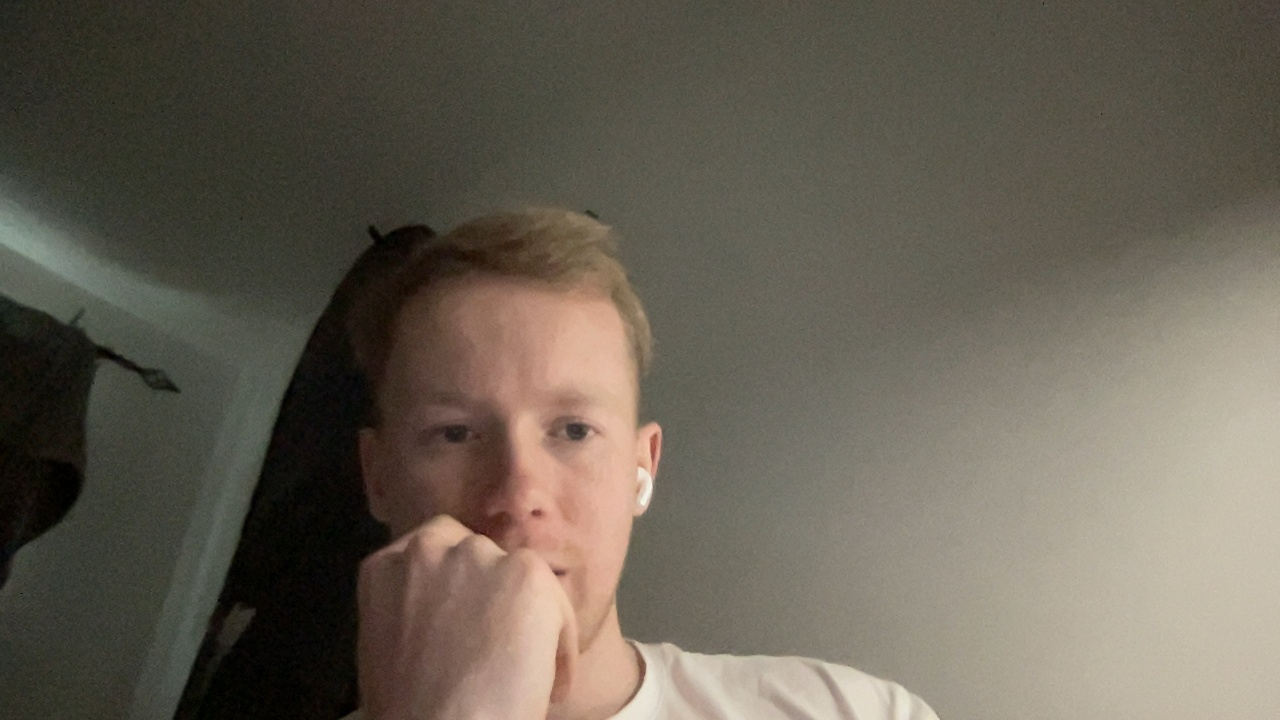
#> input picture image.jpg, 1280 x 720 px, given in place of the camera
$ python 'Combination File.py'
#> lines starting #> are read from the running program, lines starting #| are printed output that depends on the picture; after the words box and inside, x2 and y2 are one past the last pixel; in counts of white or black regions, pixels touching at a corner belong together
"""
This is the combination file for the steps from taking the photo, into greyscale, gamma transform, then homogrophy transform to then be ready for edge detection
"""

import numpy as np
import cv2
from matplotlib import pyplot as plt

"""
Defining the functions used within this code.
"""


def take_photo(takePhoto, viewImage, device=0):
    """
    This function will check the paired camera is functioning correctly then take a photo.

    Parameters
    -------------------
    takePhoto: set to True to take the photo, false to not
    viewImage: set to True to view the photo, set to False to save the image but not view it
    device: the number representing the camera device you want to use (the default is 0)
    """
#> called with takePhoto = True, viewImage = True, device = 0
    if takePhoto == True:
        cap = cv2.VideoCapture(device)  # opens the device to capture the video
        if cap is None or not cap.isOpened():
            # checks if the device was accessed correctly
            print('Warning: unable to open video source: ', device)

        ret, frame = cap.read()  # takes a photo
#> frame is the input picture: shape (720, 1280, 3); mean B, G, R 84.2, 96.5, 103.4

        if viewImage == True:
            # displays the captured image
            cv2.imshow('Image from camera', frame)
            cv2.waitKey(0)  # waits for a key press
            # writes the photo to the output location
            cv2.imwrite(outputImageLocation, frame)
            cv2.destroyAllWindows()  # destroys the image window
        if viewImage == False:
            # writes the photo to the output location
            cv2.imwrite(outputImageLocation, frame)
        else:
            print("The variable viewImage has not been defined correctly")
        cap.release()  # releases the camera to allow it to be utilised in other applications
    if takePhoto == False:
        pass
    else:
        print("Please enter true of false to take the photo")


def check_empty_img(url):

    # will check if the image location provided in url,
    # will provide a working image and is read correctly

    image = cv2.imread(url)

    if image is None:
        print('Image not imported correctly')
        exit()
    else:
        pass


def import_image(showImage, url="Finalised Code/Output Files/Camera_Image.png"):
    """
    Imports the desired camera image. Leave it blank to import from the camera file.
    Or you can specify a custom location.

    It also runs a check to ensure the image has been imported correctly.

    The import is then transformed into 3 distinct images (details in the output)

    Parameters
    ----------
    url: specifiy the location of the intended image
    showImage: set to 1 to get an output of the grey scale image in order to adjust the gamma transform, otherwise pick 0

    Outputs
    ----------
    original_image: the imported image unchanged
    grey_scale: the imported image converted to grey scale, with the correct grey scale applied
    RGB_Image: an RGB version of the photo for analysis in matplotlib
    """
#> called with showImage = 0

    if url is None:
        print('Image not imported correctly')
        exit()
    else:
        pass

    original_image = cv2.imread(url, 1)
    grey_scale = cv2.imread(url, 0)
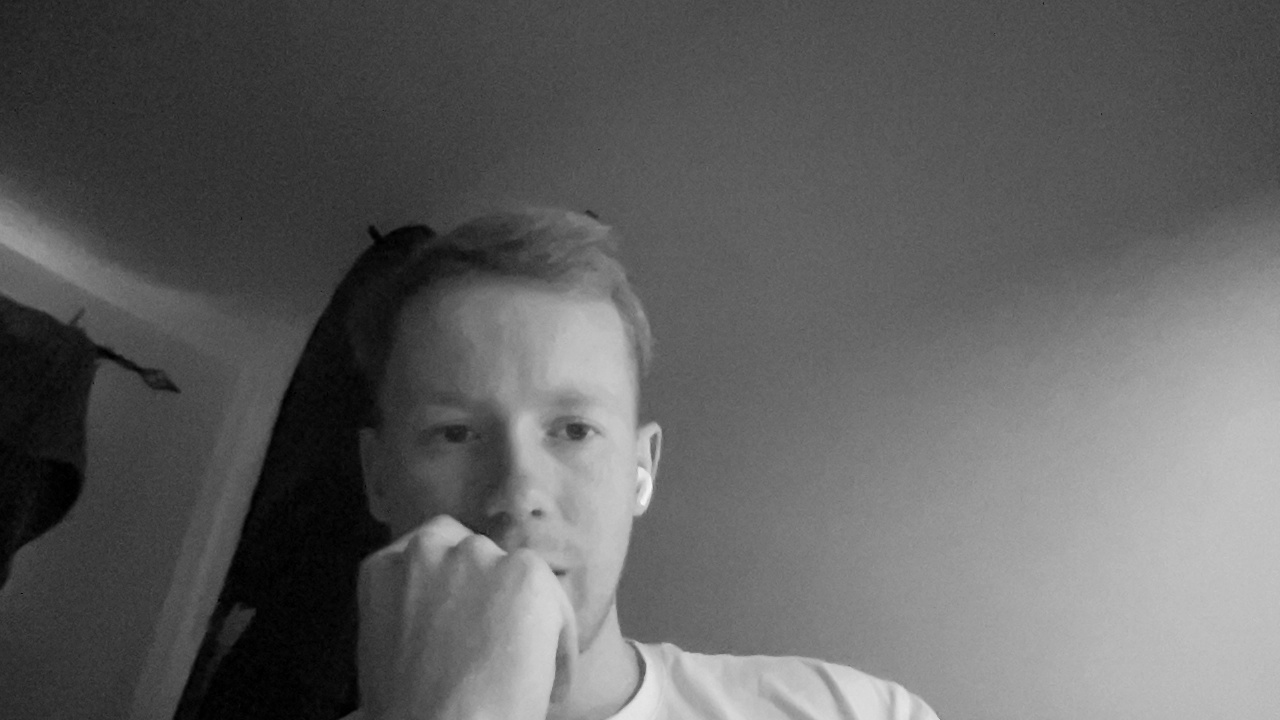
#> grey_scale: shape (720, 1280); min 0, max 245, mean 96.7
    RGB_Image = cv2.cvtColor(grey_scale, cv2.COLOR_BGR2RGB)

    if showImage == 1:
        cv2.imshow('Grey Scale', grey_scale)
        cv2.waitKey()
        cv2.imwrite('Finalised Code/Output Files/Grey_Scale.png', grey_scale)
        cv2.destroyAllWindows()
    if showImage == 0:
        cv2.imwrite('Finalised Code/Output Files/Grey_Scale.png', grey_scale)
    else:
        pass

    return original_image, grey_scale, RGB_Image


def adjust_gamma(image, gamma=1.0):
    # this is the function that will do the gamma transformation
#> called with gamma = 2
    invGamma = 1.0/gamma
    table = np.array([((i / 255.0) ** invGamma) * 255
                      for i in np.arange(0, 256)]).astype("uint8")    # apply gamma correction using the lookup table
    return cv2.LUT(image, table)
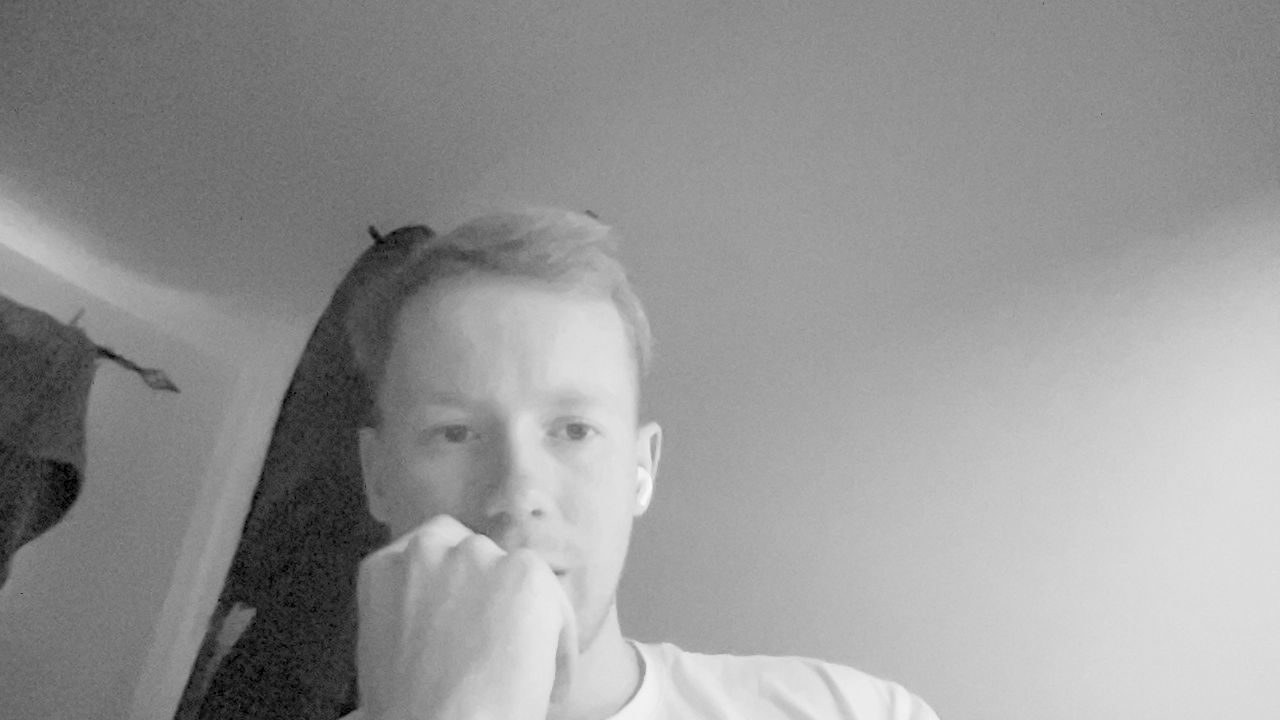
#> returned value: shape (720, 1280); min 0, max 249, mean 150


# Code for the homography transformations

def homography_transformation(original_image, input_pts):
    """
    Expects the original, untransformed image and a list of 4 coordinates [A], [B], [C], [D] which it then unpacks and
    finds the maximum height between the top and bottom of the grid, as well as
    the maximum width between the left and right sides. Once these are calculated
    they become the outer coordinates for the new plot. Then the projective
    transform matrix is calculated and returned.
    """
    pt_A, pt_B, pt_C, pt_D = input_pts

    width_AB = np.sqrt(((pt_A[0] - pt_B[0]) ** 2) + ((pt_A[1] - pt_B[1]) ** 2))
    width_DC = np.sqrt(((pt_D[0] - pt_C[0]) ** 2) + ((pt_D[1] - pt_C[1]) ** 2))
    maxWidth = max(int(width_AB), int(width_DC))

    height_AD = np.sqrt(((pt_A[0] - pt_C[0]) ** 2) +
                        ((pt_A[1] - pt_C[1]) ** 2))
    height_BC = np.sqrt(((pt_B[0] - pt_D[0]) ** 2) +
                        ((pt_B[1] - pt_D[1]) ** 2))
    maxHeight = max(int(height_AD), int(height_BC))

    output_pts = np.float32([[0, maxHeight],
                             [maxWidth, maxHeight],
                             [maxWidth, 0],
                             [0, 0]])

    input = np.float32([pt_A, pt_B, pt_C, pt_D])

    # Compute the perspective transform M
    M = cv2.getPerspectiveTransform(input, output_pts)

    # do the projective transformation
    out = cv2.warpPerspective(
        original_image, M, (maxWidth, maxHeight), flags=cv2.INTER_LINEAR)
#> out: shape (1423, 1164); every value is 0

    return out


if __name__ == '__main__':

    """
    This section is the image input and preliminary checks along with converting the image into
    greyscale for later and RGB to use in matplotlib
    """
    outputImageLocation = "Finalised Code/Output Files/Camera_Image.png"  # set the output location of the camera

    # utilises the camera to take and save a photo, set the value to true to see the camera, false to not
    take_photo(True, True)

    # imports the image and creates 3 distinct versions, set to 1 or 0 depending on if you want to view greyscale image for gamma adjustment
    original, greyscale, RGB_Image = import_image(
        0, "Finalised Code/Output Files/Camera_Image.png")
    gammaValue = 2  # set the gamma value based on the above grey scale image

    """
    This section opens the image using matplotlib, so the you can select the 4 corners of the grid
    and modify the gamma value to make it brighter or darker.
    """
    plt.imshow(RGB_Image)
    # plt.show()  # toggle this to display the matplotlib in order to find the coordinates

    # All points are in format[cols, rows]
    bottom_left = [1038, 2514]
    bottom_right = [2149, 2606]
    top_right = [2328, 1912]
    top_left = [1165, 1861]

    """
    This section now takes the inputs from above and applies a gamma correction and as well as the homography transform
    """

    input_points = [bottom_left, bottom_right, top_right, top_left]

    # creates the gamma adjusted image
    gamma_adjusted_img = adjust_gamma(greyscale, gammaValue)

    out = homography_transformation(gamma_adjusted_img, input_points)

    """
    Below is outputting the images for user viewing as well as saving them to the folder
    """

    cv2.putText(gamma_adjusted_img, "g={}".format(gammaValue), (10, 70),
                cv2.FONT_HERSHEY_SIMPLEX, 2, (0, 0, 255), 3)  # adds some formatting to the gamma modified image
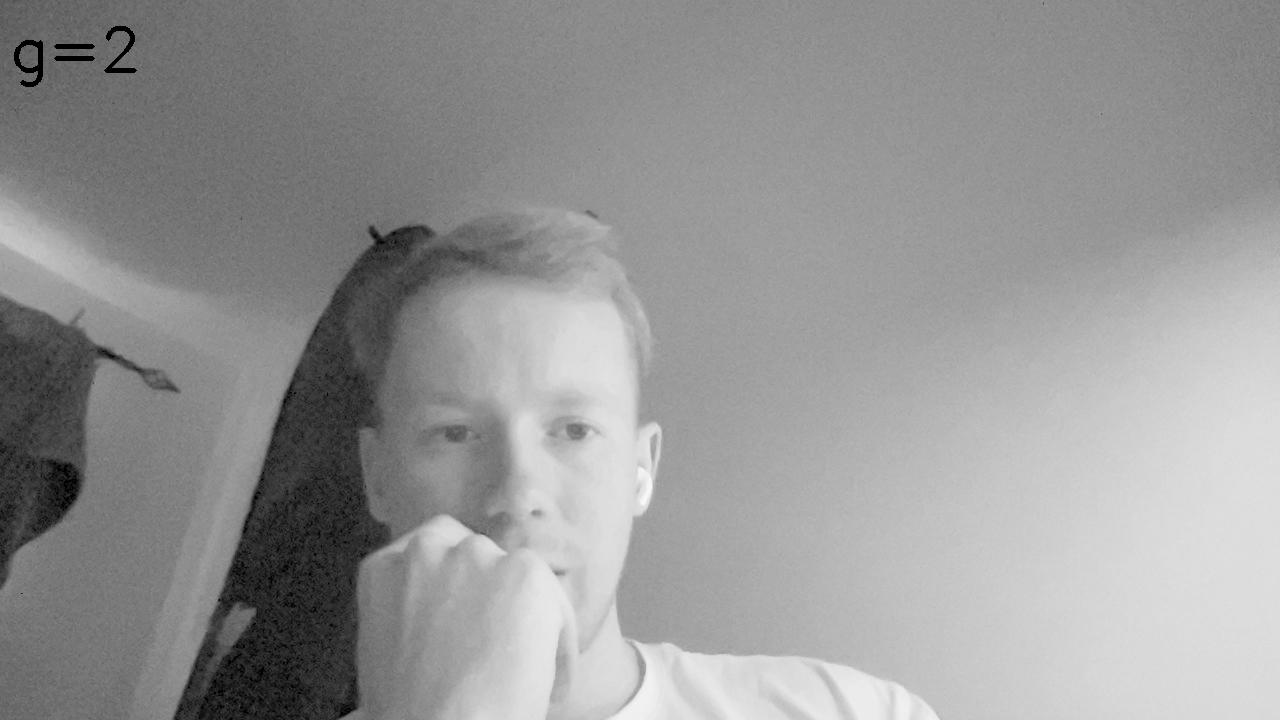
#> gamma_adjusted_img: shape (720, 1280); 0.16% of pixels changed, all inside (x1, y1, x2, y2) = (14, 26, 137, 87)
    cv2.imshow('adjusted', np.hstack(
        [greyscale, gamma_adjusted_img]))  # displays the gamma transformed image
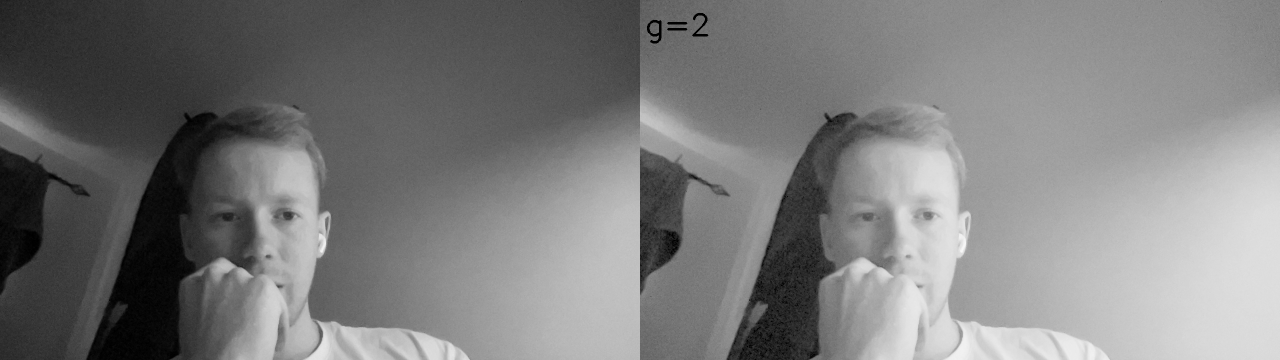
#> window 'adjusted': shape (720, 2560) (shown at 1/2 size); min 0, max 249, mean 123.3
    cv2.waitKey()
    cv2.destroyAllWindows()

    """ # displays the corrected grid from a birds eye view
    cv2.imshow('corrected_grid', out)
    # waits for an input from the keyboard to signify user has finished analysing the images
    cv2.waitKey(0)
    cv2.destroyAllWindows()  # destroys all of the plots ready for a new runthrough

    cv2.imwrite('Finalised Code/Output Files/corrected_grid.png',
                out)  # outputs the transformed grid

    ret, thresh1 = cv2.threshold(out, 75, 255, cv2.THRESH_BINARY)
    edges = cv2.Canny(thresh1, 0, 150)
    plt.subplot(121), plt.imshow(out, cmap='gray')
    plt.title('Original Image'), plt.xticks([]), plt.yticks([])
    plt.subplot(122), plt.imshow(edges, cmap='gray')
    plt.title('Edge Image'), plt.xticks([]), plt.yticks([])
    plt.show() """
